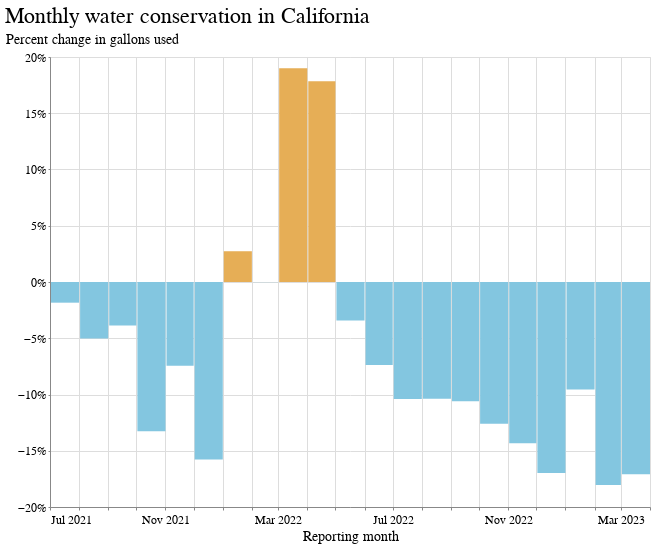

Write notebook code for a chart like this one.
### Code cell
alt.Chart(
    statewide_df
).mark_bar().encode(
    x=alt.X('yearmonth(reporting_month):T', axis=alt.Axis(title="Reporting month")),
    y=alt.Y("gallons_pct_change:Q", axis=alt.Axis(format="%", title="Percent change in gallons used")),
    color=alt.condition(
        alt.datum.gallons_pct_change > 0,
        alt.value("#e6ae56"),  # The positive color
        alt.value("#83c6e0")  # The negative color
    ),
    tooltip=["reporting_month","gallons_pct_change"]
).properties(title=f"Monthly water conservation in California", width=600)

### Figure 1 — Vega-Lite specification as saved in the notebook (floating-point values rounded to 4 significant figures)
{"config": {"view": {"width": 800, "height": 450}, "background": "#ffffff", "title": {"anchor": "start", "font": "BentonGothic-Bold, sans", "fontColor": "#000000", "fontSize": 22, "fontWeight": "normal"}, "arc": {"fill": "#82c6df"}, "area": {"fill": "#82c6df"}, "line": {"stroke": "#82c6df", "strokeWidth": 3}, "path": {"stroke": "#82c6df"}, "rect": {"fill": "#82c6df"}, "shape": {"stroke": "#82c6df"}, "bar": {"fill": "#82c6df"}, "point": {"stroke": "#82c6df"}, "symbol": {"fill": "#82c6df", "size": 30}, "axis": {"titleFont": "BentonGothic-Bold, sans", "titleFontSize": 14, "titleFontWeight": "normal", "labelFont": "BentonGothic, sans", "labelFontSize": 12, "labelFontWeight": "normal"}, "axisX": {"labelAngle": 0, "labelPadding": 4, "tickSize": 3}, "axisY": {"labelBaseline": "middle", "maxExtent": 45, "minExtent": 45, "tickSize": 2, "titleAlign": "left", "titleAngle": 0, "titleX": -45, "titleY": -11}, "legend": {"titleFont": "BentonGothic-Bold, sans", "titleFontSize": 14, "titleFontWeight": "normal", "symbolType": "square", "labelFont": "BentonGothic, sans", "labelFontSize": 13}, "range": {"category": ["#3580b1", "#ec8431", "#ab7fb4", "#c89d29", "#adc839", "#829eb1"], "diverging": ["#e68a4f", "#f4bb6a", "#f9e39c", "#dadfe2", "#a6b7c6", "#849eae"], "heatmap": ["#fbf2c7", "#f9e39c", "#f8d36e", "#f4bb6a", "#e68a4f", "#d15a40", "#ab4232"], "ordinal": ["#fbf2c7", "#f9e39c", "#f8d36e", "#f4bb6a", "#e68a4f", "#d15a40", "#ab4232"], "ramp": ["#fbf2c7", "#f9e39c", "#f8d36e", "#f4bb6a", "#e68a4f", "#d15a40", "#ab4232"]}}, "data": {"name": "data-3da0b58bb0c2794821b6736431869b6f"}, "mark": "bar", "encoding": {"color": {"condition": {"value": "#e6ae56", "test": "(datum.gallons_pct_change > 0)"}, "value": "#83c6e0"}, "tooltip": [{"field": "reporting_month", "type": "temporal"}, {"field": "gallons_pct_change", "type": "quantitative"}], "x": {"axis": {"title": "Reporting month"}, "field": "reporting_month", "timeUnit": "yearmonth", "type": "temporal"}, "y": {"axis": {"format": "%", "title": "Percent change in gallons used"}, "field": "gallons_pct_change", "type": "quantitative"}}, "title": "Monthly water conservation in California", "width": 600, "$schema": "https://vega.github.io/schema/vega-lite/v4.17.0.json", "datasets": {"data-3da0b58bb0c2794821b6736431869b6f": [{"state": "Statewide", "reporting_month": "2021-07-15T00:00:00", "total_gallons_current": 201100000000.0, "total_gallons_baseline": 204900000000.0, "gallons_pct_change": -0.01838}, {"state": "Statewide", "reporting_month": "2021-08-15T00:00:00", "total_gallons_current": 197900000000.0, "total_gallons_baseline": 208400000000.0, "gallons_pct_change": -0.05017}, {"state": "Statewide", "reporting_month": "2021-09-15T00:00:00", "total_gallons_current": 181100000000.0, "total_gallons_baseline": 188400000000.0, "gallons_pct_change": -0.03872}, {"state": "Statewide", "reporting_month": "2021-10-15T00:00:00", "total_gallons_current": 153400000000.0, "total_gallons_baseline": 176800000000.0, "gallons_pct_change": -0.1327}, {"state": "Statewide", "reporting_month": "2021-11-15T00:00:00", "total_gallons_current": 130800000000.0, "total_gallons_baseline": 141300000000.0, "gallons_pct_change": -0.07438}, {"state": "Statewide", "reporting_month": "2021-12-15T00:00:00", "total_gallons_current": 109900000000.0, "total_gallons_baseline": 130500000000.0, "gallons_pct_change": -0.1577}, {"state": "Statewide", "reporting_month": "2022-01-15T00:00:00", "total_gallons_current": 111100000000.0, "total_gallons_baseline": 108100000000.0, "gallons_pct_change": 0.02734}, {"state": "Statewide", "reporting_month": "2022-02-15T00:00:00", "total_gallons_current": 117000000000.0, "total_gallons_baseline": 117000000000.0, "gallons_pct_change": -0.0001126}, {"state": "Statewide", "reporting_month": "2022-03-15T00:00:00", "total_gallons_current": 136500000000.0, "total_gallons_baseline": 114700000000.0, "gallons_pct_change": 0.1901}, {"state": "Statewide", "reporting_month": "2022-04-15T00:00:00", "total_gallons_current": 141500000000.0, "total_gallons_baseline": 120100000000.0, "gallons_pct_change": 0.1784}, {"state": "Statewide", "reporting_month": "2022-05-15T00:00:00", "total_gallons_current": 163900000000.0, "total_gallons_baseline": 169800000000.0, "gallons_pct_change": -0.03426}, {"state": "Statewide", "reporting_month": "2022-06-15T00:00:00", "total_gallons_current": 172600000000.0, "total_gallons_baseline": 186400000000.0, "gallons_pct_change": -0.07368}, {"state": "Statewide", "reporting_month": "2022-07-15T00:00:00", "total_gallons_current": 182300000000.0, "total_gallons_baseline": 203500000000.0, "gallons_pct_change": -0.104}, {"state": "Statewide", "reporting_month": "2022-08-15T00:00:00", "total_gallons_current": 185900000000.0, "total_gallons_baseline": 207500000000.0, "gallons_pct_change": -0.1038}, {"state": "Statewide", "reporting_month": "2022-09-15T00:00:00", "total_gallons_current": 168200000000.0, "total_gallons_baseline": 188100000000.0, "gallons_pct_change": -0.1059}, {"state": "Statewide", "reporting_month": "2022-10-15T00:00:00", "total_gallons_current": 153600000000.0, "total_gallons_baseline": 175700000000.0, "gallons_pct_change": -0.1259}, {"state": "Statewide", "reporting_month": "2022-11-15T00:00:00", "total_gallons_current": 118900000000.0, "total_gallons_baseline": 138800000000.0, "gallons_pct_change": -0.1434}, {"state": "Statewide", "reporting_month": "2022-12-15T00:00:00", "total_gallons_current": 107400000000.0, "total_gallons_baseline": 129400000000.0, "gallons_pct_change": -0.1698}, {"state": "Statewide", "reporting_month": "2023-01-15T00:00:00", "total_gallons_current": 96840000000.0, "total_gallons_baseline": 107100000000.0, "gallons_pct_change": -0.09561}, {"state": "Statewide", "reporting_month": "2023-02-15T00:00:00", "total_gallons_current": 93320000000.0, "total_gallons_baseline": 113900000000.0, "gallons_pct_change": -0.1805}, {"state": "Statewide", "reporting_month": "2023-03-15T00:00:00", "total_gallons_current": 89740000000.0, "total_gallons_baseline": 108200000000.0, "gallons_pct_change": -0.1708}]}}
